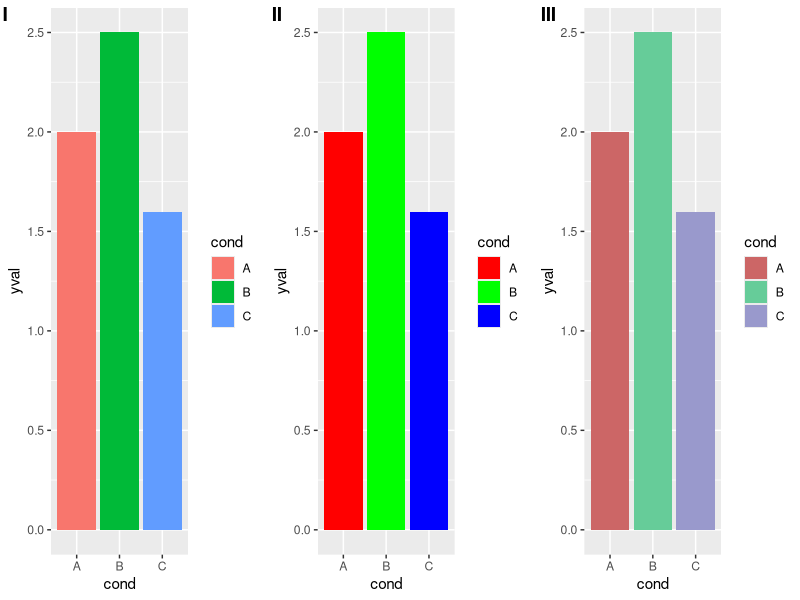
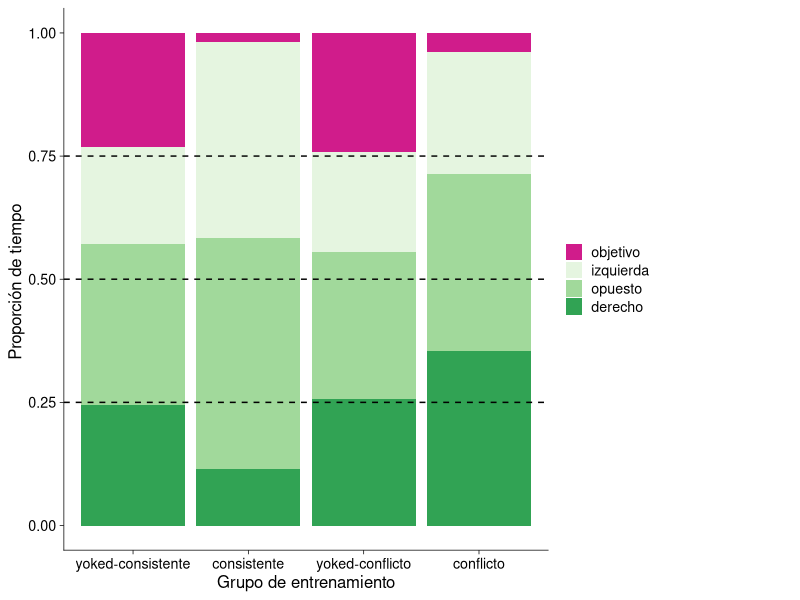

The R source for these figures, in order:
## ---- chunk 1
knitr::opts_chunk$set(echo = FALSE,
                      fig.path = '../figures/talk/')
library(tidyverse) # for subsetting data 
library(car) # for fancy ANOVA
library(cowplot) # for "easier"" ggplot themes
library(plyr) # data wrangling
## ---- chunk 2
df <- read.table(header=TRUE, text='
 cond yval
    A 2
    B 2.5
    C 1.6
')

one <- ggplot(df, aes(x=cond, y=yval, fill=cond)) + geom_bar(stat="identity")

two <- ggplot(df, aes(x=cond, y=yval, fill=cond)) + geom_bar(stat="identity") + 
    scale_fill_manual(values=c("red", "green", "blue"))

three <- ggplot(df, aes(x=cond, y=yval, fill=cond)) + geom_bar(stat="identity") + 
    scale_fill_manual(values=c("#CC6666",  "#66CC99", "#9999CC"))

plot_grid(one,two,three, nrow =1, labels = c("I", "II","III"))
## ---- chunk 3
behavior <- read.csv("../results/behaviordata.csv", header = T)
behavior$APA2 <- factor(behavior$APA2, levels = c("yoked-consistent","consistent", "yoked-conflict","conflict")) ## relevel then rename factors treatment
behavior$Genotype <- factor(behavior$Genotype, levels = c("WT","FMR1KO")) # relevel genotype

proptime <- read.csv("../results/behaviorproptime.csv", header = T)
proptime$APA2 <- factor(proptime$APA2, levels = c("yoked-consistent","consistent", "yoked-conflict","conflict")) ## relevel then rename factors treatment
proptime$Genotype <- factor(proptime$Genotype, levels = c("WT","FMR1KO")) # relevel genotype
proptime$variable <- factor(proptime$variable, 
          levels = c("pTimeTarget", "pTimeCCW", "pTimeOPP", "pTimeCW"))

behavior$APA2 <- plyr::revalue(behavior$APA2, c("consistent" = "consistente", "conflict" = "conflicto", 
                                          "yoked-consistent" = "yoked-consistente", 
                                          "yoked-conflict" = "yoked-conflicto"))
proptime$APA2 <- plyr::revalue(proptime$APA2, c("consistent" = "consistente", "conflict" = "conflicto", 
                                          "yoked-consistent" = "yoked-consistente", 
                                          "yoked-conflict" = "yoked-conflicto"))
proptime$variable <- plyr::revalue(proptime$variable, c("pTimeTarget" = "objetivo", "pTimeCCW" = "izquierda", 
                                          "pTimeOPP" = "opuesto",  "pTimeCW" = "derecho"))

timespent <- proptime %>%
   # filter(APA2 %in% c("consistente","conflicto")) %>%
      filter(Genotype %in% c("WT")) %>%
    filter(TrainSessionComboNum == 6 ) %>%
  ggplot(aes(x = APA2, y = value,fill = variable)) + 
    geom_bar(position = "fill",stat = "identity") +
    scale_x_discrete(name="Grupo de entrenamiento") + 
  #facet_wrap(~APA2, nrow=1) +
  theme_cowplot(font_size = 12, line_size = 0.25) +
  theme(legend.title=element_blank()) +
  #theme(legend.position="none") +
  scale_y_continuous(name= "Proporción de tiempo ") +
  scale_fill_manual(values = c("#d01c8b", "#e5f5e0" ,"#a1d99b", "#31a354")) + 
  geom_hline(yintercept=c(0.25,0.50, 0.75), color="black" , linetype="dashed")

image <- ggdraw() + draw_image("../figures/talk/talk_pista.png", scale = 1)

ggdraw() +
  draw_plot(timespent, x = 0, y = 0, width = 0.82, height = 1) +
  draw_plot(image, x = 0.7, y = 0.5, width = 0.3, height = 0.5)

